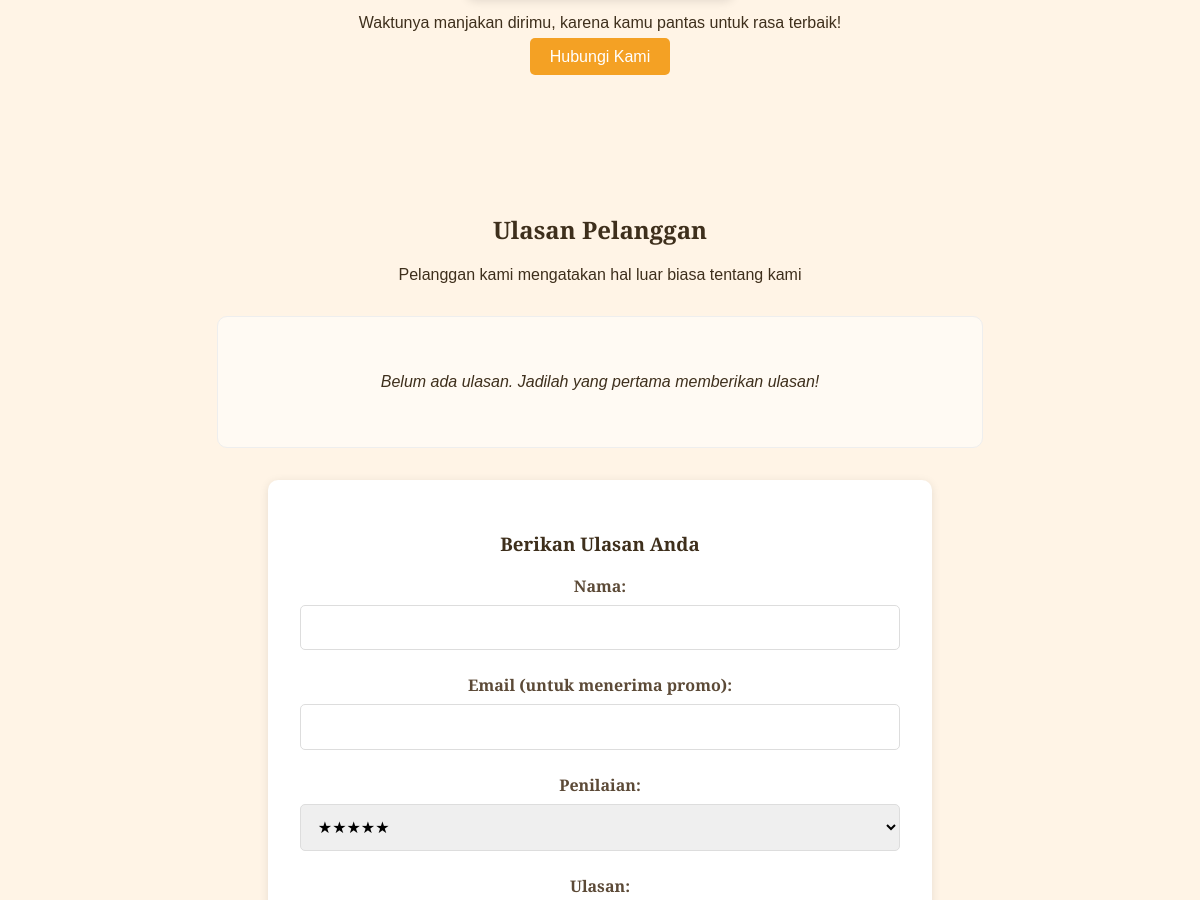
/aboutus.php (middle part), run on an earlier commit of the app's database.
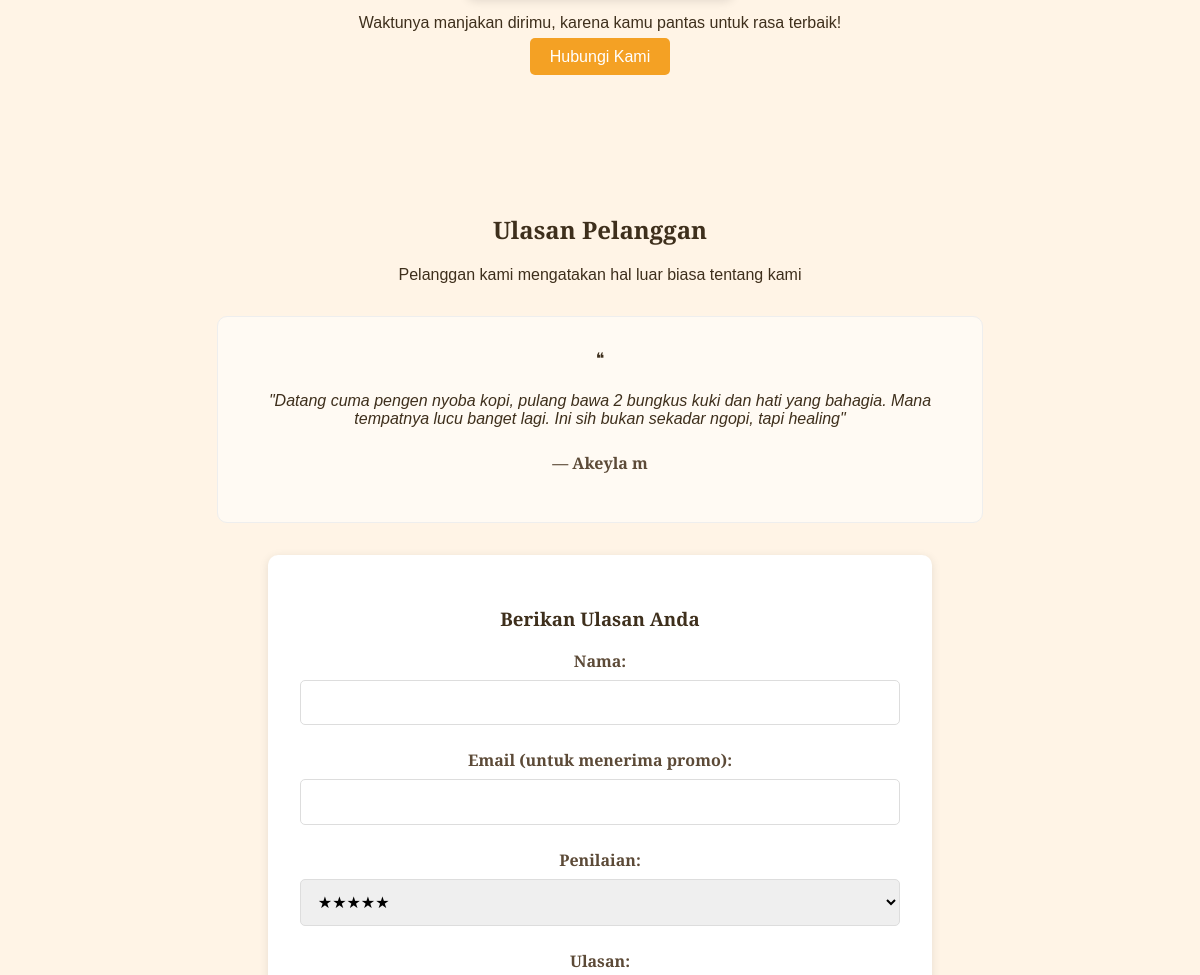
And on a later commit of the database.
### tables this page shows
CREATE TABLE `customer_reviews` (
  `id` int(11) NOT NULL,
  `customer_name` varchar(100) NOT NULL,
  `review_text` text NOT NULL,
  `rating` int(11) NOT NULL,
  `review_date` timestamp NOT NULL DEFAULT current_timestamp(),
  `approved` tinyint(1) DEFAULT 0,
  `email` varchar(255) DEFAULT NULL
);

### aboutus.php (the view, shortened to what this page needs)
<!DOCTYPE html>
<html lang="id">
<head>
    <link rel="stylesheet" href="css/aboutus.css">
    <link rel="stylesheet" href="css/navbar.css">
</head>
<body>
<section class="why-section">
    <p class="call">Waktunya manjakan dirimu, karena kamu pantas untuk rasa terbaik!</p>
    <a href="ContactUs.php" class="btn">Hubungi Kami</a>
</section>
<section class="testimonial">
    <h2>Ulasan Pelanggan</h2>
    <p class="subtitle">Pelanggan kami mengatakan hal luar biasa tentang kami</p>
    <div class="testimonial-box">
      <div class="testimonial-content">
        <?php
        require_once 'php/config.php';
        $stmt = $pdo->query("SELECT * FROM customer_reviews WHERE approved = 1 ORDER BY review_date DESC LIMIT 1");
        $latest_review = $stmt->fetch(PDO::FETCH_ASSOC);
        if ($latest_review):
        ?>
        <span class="quote">❝</span>
        <p class="testimonial-text">
          "<?php echo htmlspecialchars($latest_review['review_text']); ?>"
        </p>
        <p class="review-author">— <?php echo htmlspecialchars($latest_review['customer_name']); ?></p>
        <?php else: ?>
        <p class="testimonial-text">Belum ada ulasan. Jadilah yang pertama memberikan ulasan!</p>
        <?php endif; ?>
      </div>
    </div>
    <div class="review-form-container">
      <h3>Berikan Ulasan Anda</h3>
      <form action="php/submit_review.php" method="POST" class="review-form">
        <div class="form-group">
          <label for="name">Nama:</label>
          <input type="text" id="name" name="name" required>
        </div>
        <div class="form-group">
            <label for="email">Email (untuk menerima promo):</label>
            <input type="email" id="email" name="email" required>
        </div>
        <div class="form-group">
          <label for="rating">Penilaian:</label>
          <select id="rating" name="rating" required>
            <option value="5">★★★★★</option>
          </select>
        </div>
        <div class="form-group">
          <label for="review">Ulasan:</label>
        </div>
      </form>
    </div>
</section>
</body>
</html>

What changed in the data, as far as the page shows it:
added customer_reviews: review_text "Datang cuma pengen nyoba kopi, pulang bawa 2 bungkus kuki dan hati yang bahagia. Mana tempatnya lucu banget lagi. Ini sih bukan sekadar ngopi, tapi healing", customer_name "Akeyla m"
Also different on the page:
text no longer shown: "Belum ada ulasan. Jadilah yang pertama memberikan ulasan!"
